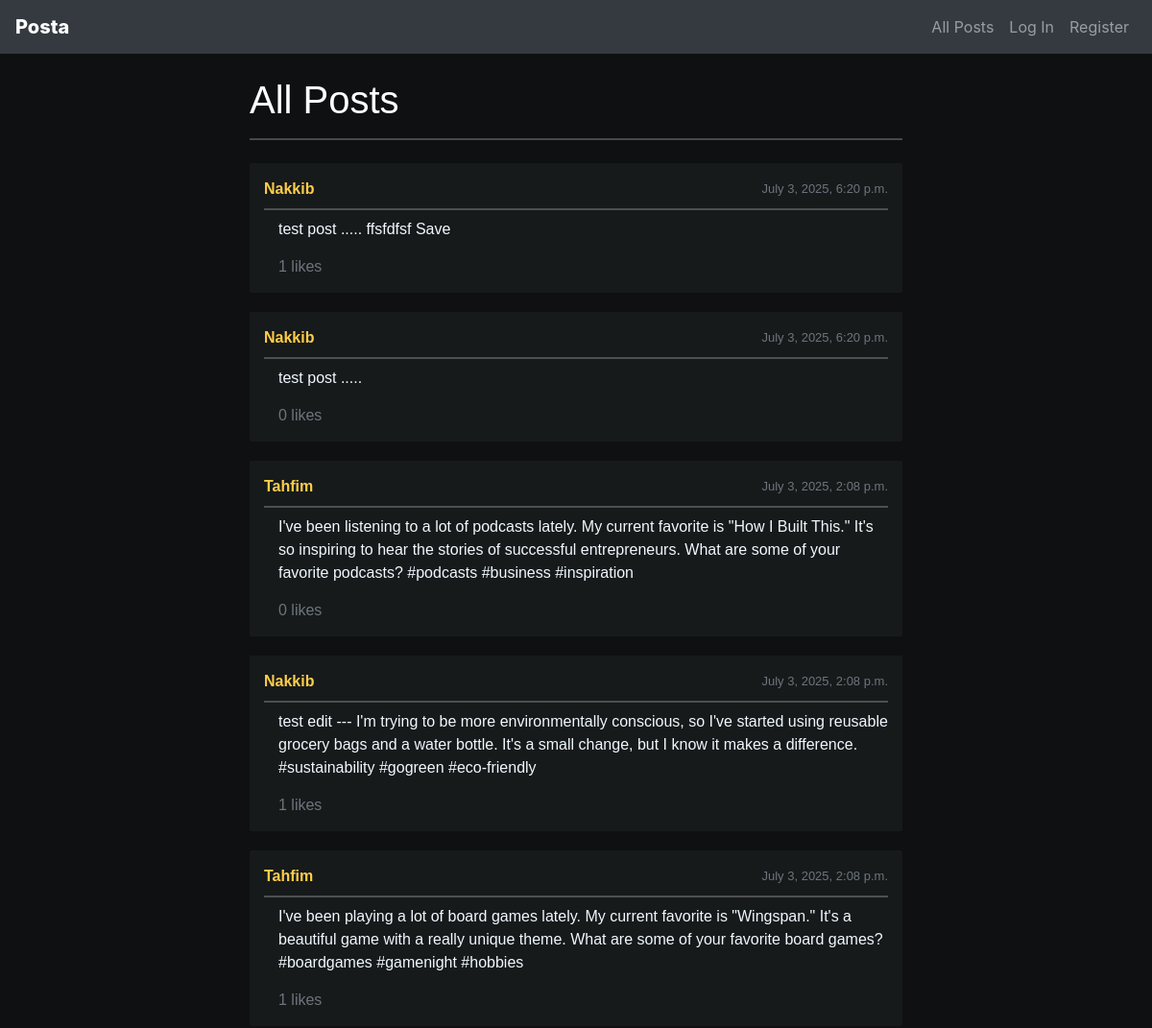
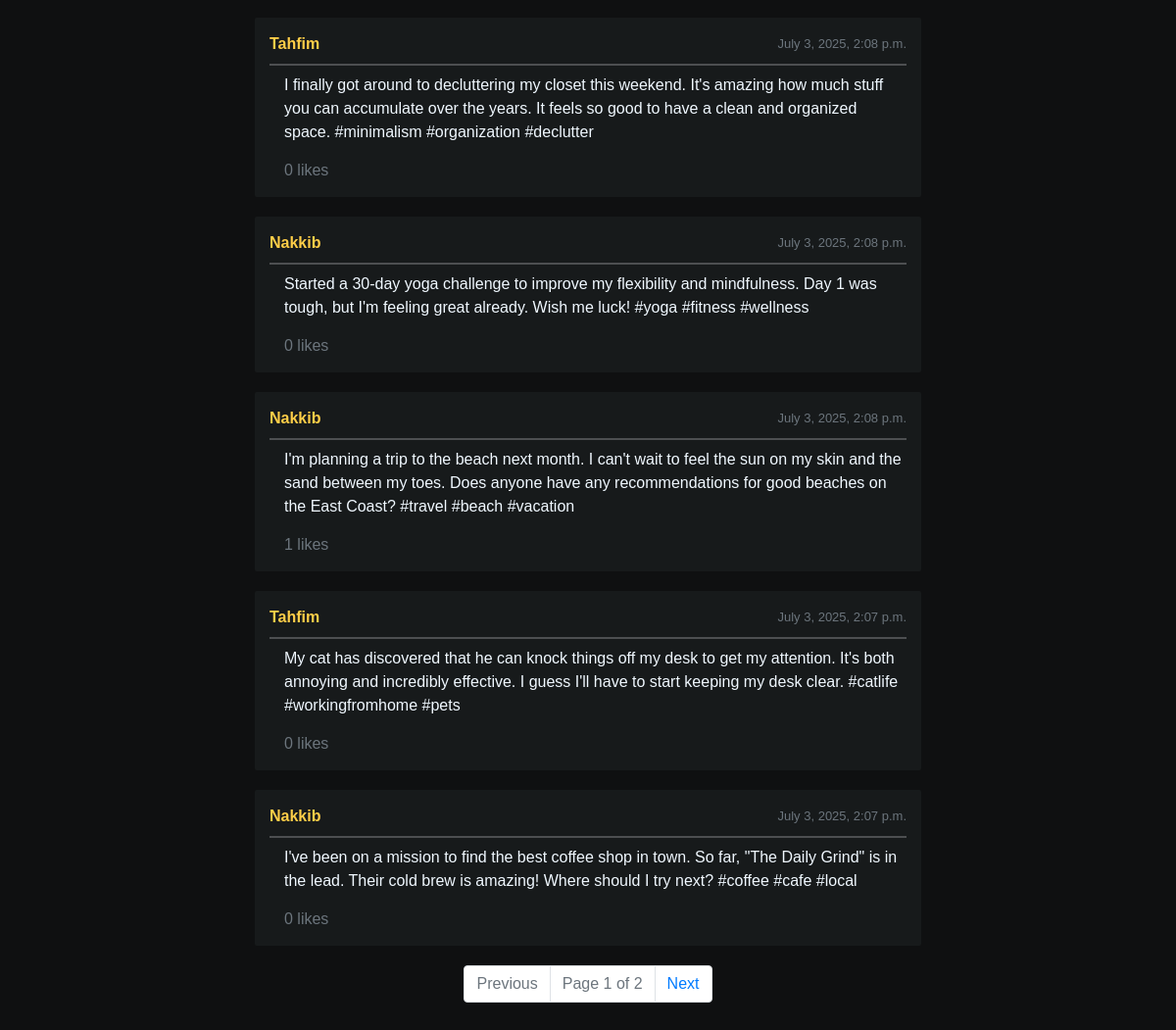
Before: / with the older database file (2 pictures, top to bottom).
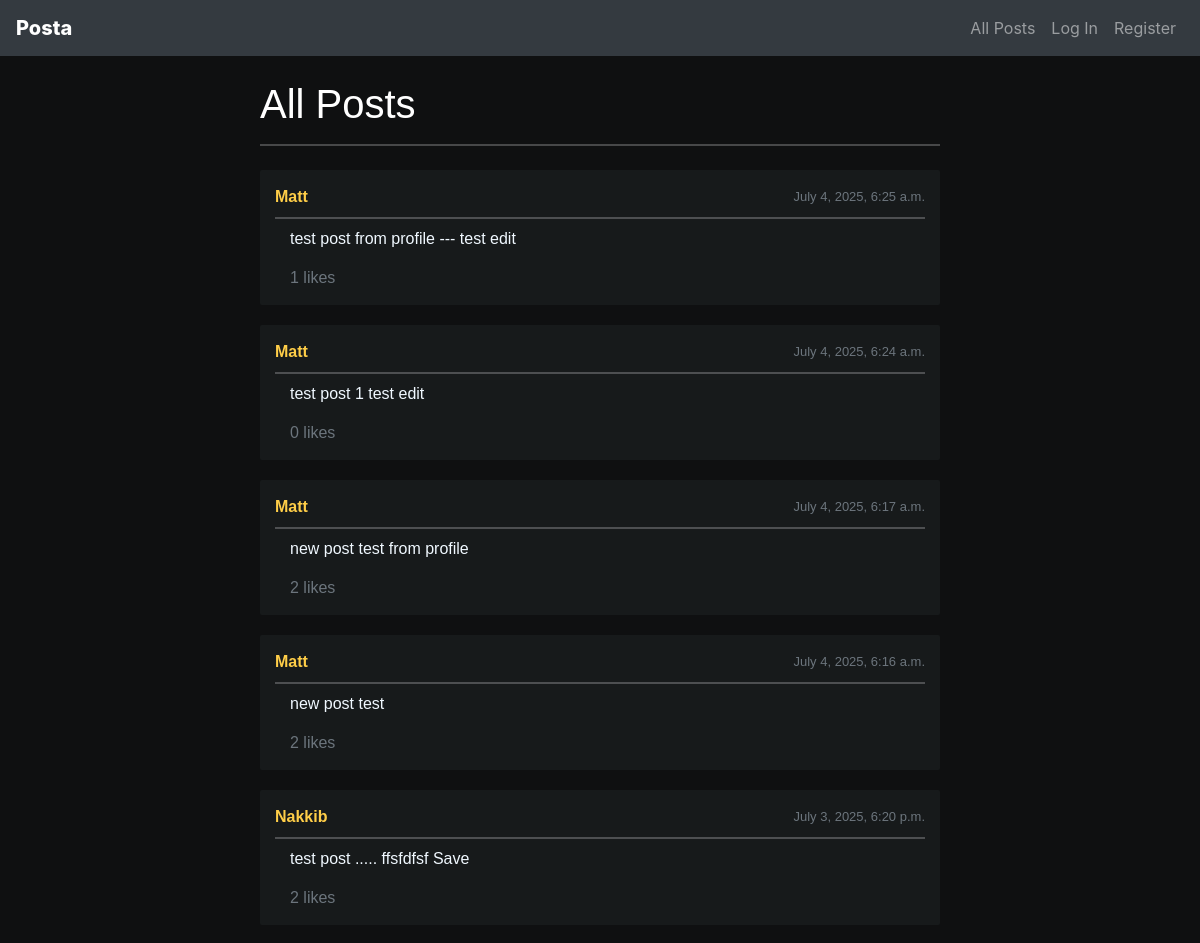
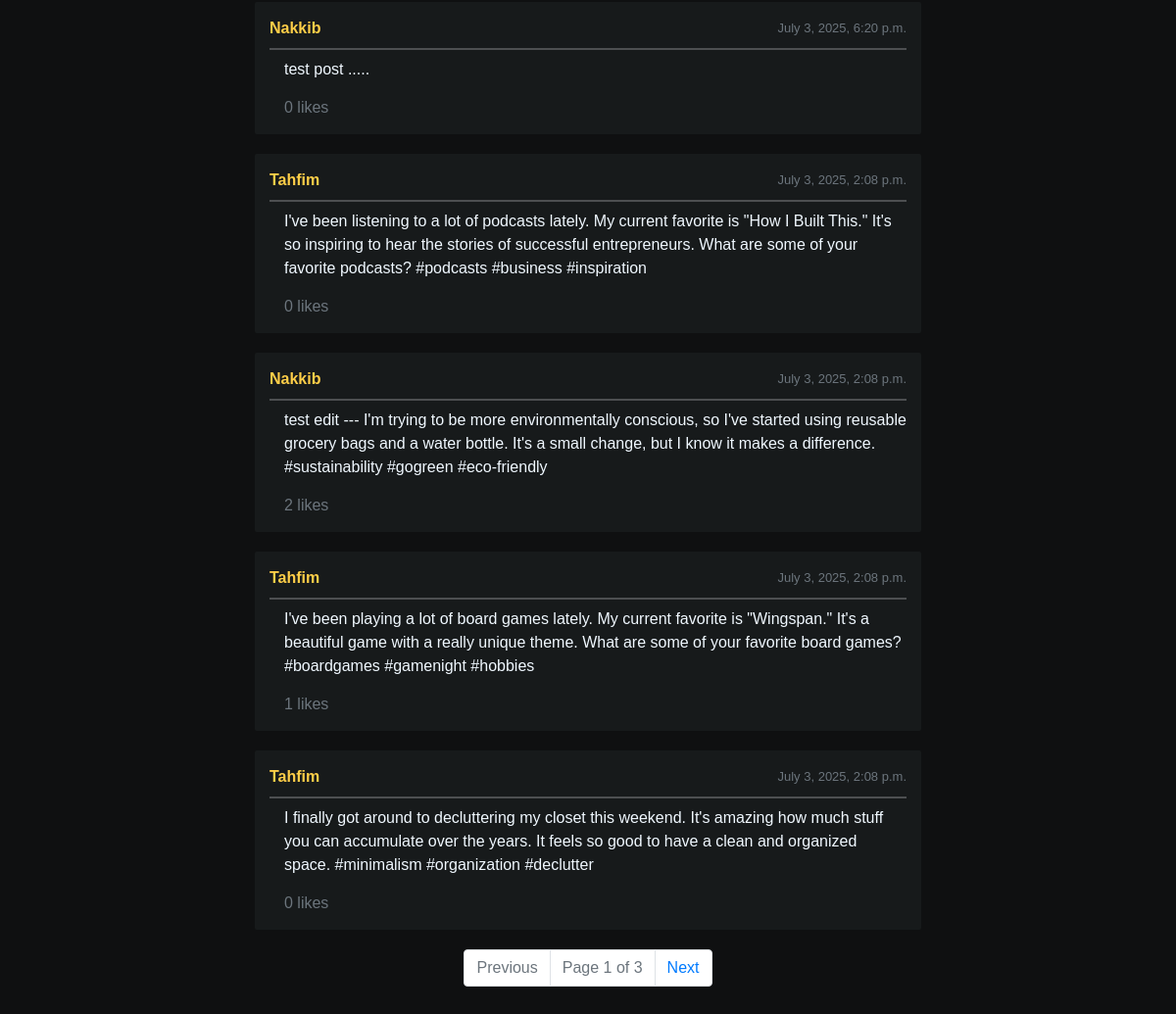
After: the same page with the newer database file (2 pictures, top to bottom).
### network/models.py (models this page shows, shortened)
class Post(models.Model):
    user = models.ForeignKey(User, on_delete=models.CASCADE, related_name="posts")
    content = models.TextField()
    timestamp = models.DateTimeField(auto_now_add=True)
    like_count = models.PositiveIntegerField(default=0)
    liked_by = models.ManyToManyField(
        User,
        related_name="liked_posts",
        blank=True,
    )

class User(AbstractUser):
    followers = models.ManyToManyField(
        "self",
        related_name="following",
        symmetrical=False,
        blank=True,
    )

### network/views.py (the view)
# urls.py: path("", views.index, name="index"),
def index(request):
    all_posts = Post.objects.all().order_by("-timestamp")
    paginator = Paginator(all_posts, 10)  #10 post per page
    page_number = request.GET.get('page', 1)
    page_obj = paginator.get_page(page_number)
    return render(request, "network/index.html", {
        "index_title" : "All Posts",
        "posts": page_obj,
    })

### network/templates/network/index.html (shortened to what this page needs)
{% extends "network/layout.html" %}
{% load static %}
{% block body %}
    <h1 id="index_title"> {{ index_title }} </h1> <hr>
    <div id="posts-container" class="mt-4">
        {% for post in posts %}
        <div class="post">
            <div class="post-header">
                        <a href="{% url 'profile' post.user.username %}"> <strong>{{ post.user.username|title }}</strong> </a>
                        <span class="text-muted float-end" style="font-size: small;">
                            {{ post.timestamp }}</span>
                    </div>
                    <hr class="my-2 hr">
                    <div class="post-content">
                        {{ post.content }}
                    </div>
                    <div class="post-actions">
                        <span class="text-muted " id="like_count_{{ post.id }}"> {{ post.like_count }} likes</span>
                    </div>
            </div>
        {% empty %}
            <p>No posts available.</p>
        {% endfor %}
    </div>
<nav aria-label="Page navigation">
    <ul class="pagination justify-content-center">
        {% if posts.has_previous %}
            <li class="page-item">
                <a class="page-link" href="?page={{ posts.previous_page_number }}">Previous</a>
            </li>
        {% else %}
            <li class="page-item disabled">
                <a class="page-link" href="#" tabindex="-1" aria-disabled="true">Previous</a>
            </li>
        {% endif %}
        <li class="page-item disabled">
            <a class="page-link" href="#">Page {{ posts.number }} of {{ posts.paginator.num_pages }}</a>
        </li>
        {% if posts.has_next %}
            <li class="page-item">
                <a class="page-link" href="?page={{ posts.next_page_number }}">Next</a>
            </li>
        {% else %}
            <li class="page-item disabled">
                <a class="page-link" href="#" tabindex="-1" aria-disabled="true">Next</a>
            </li>
        {% endif %}
    </ul>
</nav>
{% endblock %}

Changed rows visible on the page:
no longer on this page (row unchanged): Post: user.username "Nakkib", timestamp "July 3, 2025, 2:08 p.m.", content "Started a 30-day yoga challenge to improve my flexibility and mindfulness. Day 1 was tough, but I'm feeling great already. Wish me luck! #yoga #fitness #wellness", like_count "0"
no longer on this page (row unchanged): Post: user.username "Nakkib", timestamp "July 3, 2025, 2:08 p.m.", content "I'm planning a trip to the beach next month. I can't wait to feel the sun on my skin and the sand between my toes. Does anyone have any recommendations for good beaches on the East Coast? #travel #beach #vacation", like_count "1"
no longer on this page (row unchanged): Post: user.username "Tahfim", timestamp "July 3, 2025, 2:07 p.m.", content "My cat has discovered that he can knock things off my desk to get my attention. It's both annoying and incredibly effective. I guess I'll have to start keeping my desk clear. #catlife #workingfromhome #pets", like_count "0"
no longer on this page (row unchanged): Post: user.username "Nakkib", timestamp "July 3, 2025, 2:07 p.m.", content "I've been on a mission to find the best coffee shop in town. So far, \"The Daily Grind\" is in the lead. Their cold brew is amazing! Where should I try next? #coffee #cafe #local", like_count "0"
added Post: user.username "Matt", timestamp "July 4, 2025, 6:25 a.m.", content "test post from profile --- test edit", like_count "1"
added Post: user.username "Matt", timestamp "July 4, 2025, 6:24 a.m.", content "test post 1 test edit", like_count "0"
added Post: user.username "Matt", timestamp "July 4, 2025, 6:17 a.m.", content "new post test from profile", like_count "2"
added Post: user.username "Matt", timestamp "July 4, 2025, 6:16 a.m.", content "new post test", like_count "2"
changed Post "test post ..... ffsfdfsf Save": like_count "1" → "2"
changed Post (number 8 of 10 on the later page): like_count "1" → "2"
Other visible differences:
{{ posts.paginator.num_pages }}: "2" → "3"
